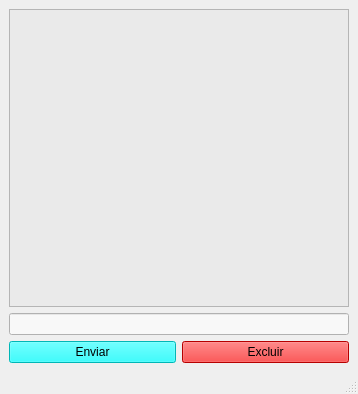
<?xml version="1.0" encoding="UTF-8"?>
<ui version="4.0">
 <class>MainWindow</class>
 <widget class="QMainWindow" name="MainWindow">
  <property name="geometry">
   <rect>
    <x>0</x>
    <y>0</y>
    <width>358</width>
    <height>394</height>
   </rect>
  </property>
  <property name="windowTitle">
   <string>MainWindow</string>
  </property>
  <widget class="QWidget" name="centralwidget">
   <layout class="QGridLayout" name="gridLayout">
    <item row="2" column="1">
     <widget class="QPushButton" name="pushButton_2">
      <property name="styleSheet">
       <string notr="true">background-color: rgb(255, 0, 0);
font: 10pt &quot;Times New Roman&quot;;</string>
      </property>
      <property name="text">
       <string>Excluir</string>
      </property>
     </widget>
    </item>
    <item row="2" column="0">
     <widget class="QPushButton" name="pushButton">
      <property name="styleSheet">
       <string notr="true">background-color: rgb(0, 255, 255);
font: 10pt &quot;Times New Roman&quot;;</string>
      </property>
      <property name="text">
       <string>Enviar</string>
      </property>
     </widget>
    </item>
    <item row="1" column="0" colspan="2">
     <widget class="QLineEdit" name="lineEdit">
      <property name="styleSheet">
       <string notr="true">background-color: rgb(248, 248, 248);
font: 8pt &quot;Times New Roman&quot;;</string>
      </property>
      <property name="dragEnabled">
       <bool>false</bool>
      </property>
      <property name="clearButtonEnabled">
       <bool>true</bool>
      </property>
     </widget>
    </item>
    <item row="0" column="0" colspan="2">
     <widget class="QListWidget" name="listWidget">
      <property name="styleSheet">
       <string notr="true">font: 10pt &quot;Times New Roman&quot;;
background-color:rgb(234, 234, 234)</string>
      </property>
     </widget>
    </item>
   </layout>
  </widget>
  <widget class="QMenuBar" name="menubar">
   <property name="geometry">
    <rect>
     <x>0</x>
     <y>0</y>
     <width>358</width>
     <height>21</height>
    </rect>
   </property>
  </widget>
  <widget class="QStatusBar" name="statusbar"/>
 </widget>
 <resources/>
 <connections/>
</ui>
